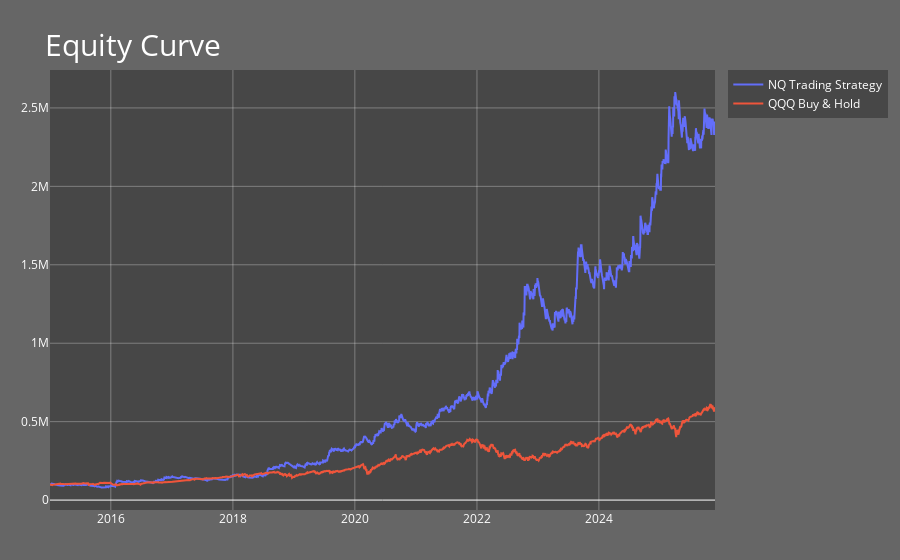
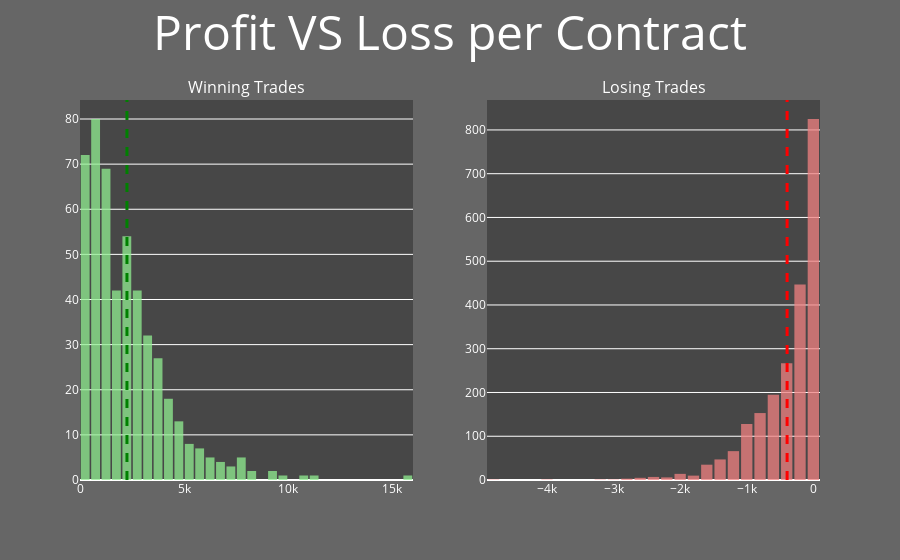
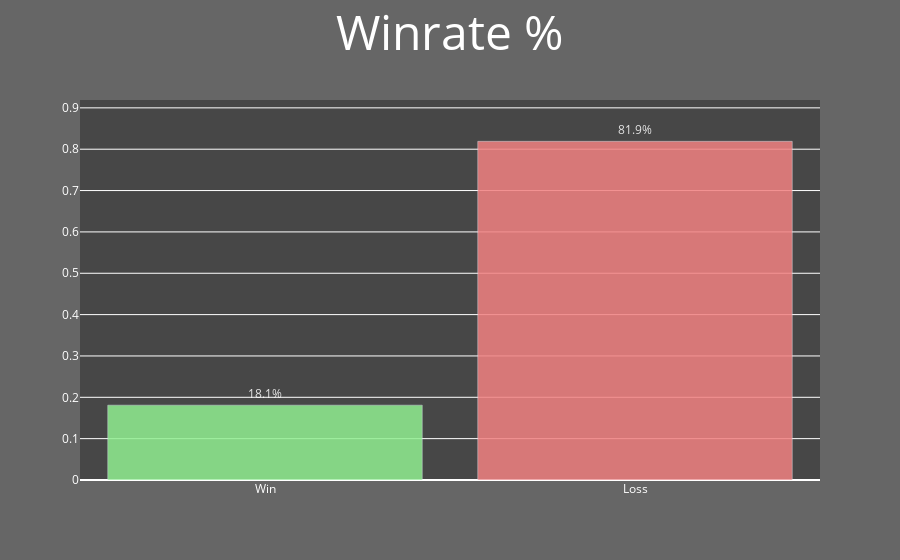
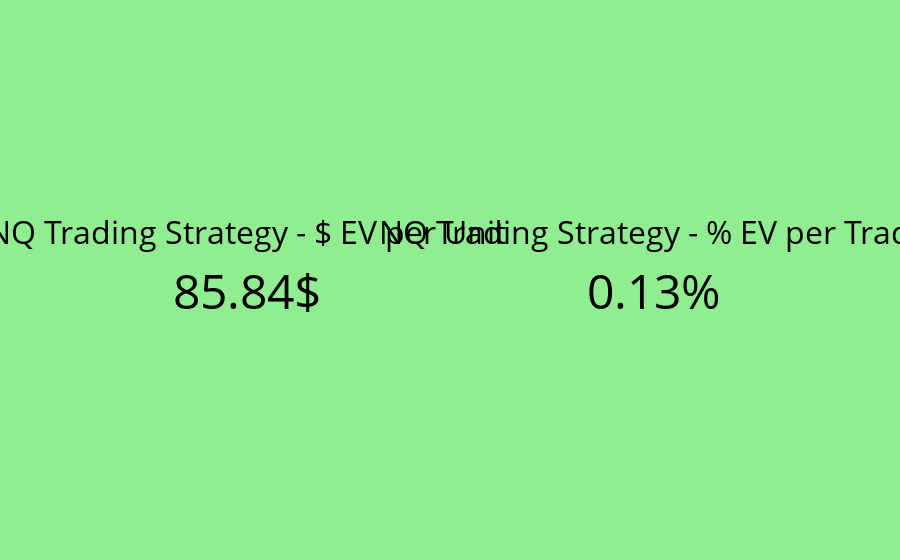

Here is the notebook cell these charts were saved with, in order:
### Markdown cell above
### NQ Results

### Code cell
# Stategy Comparison
strategy = 'NQ Trading Strategy'
Strategy_B = 'QQQ Buy & Hold'

# -----------------------------
# ----- 1. Equity Curve -------
# -----------------------------
fig_eq = go.Figure()
fig_eq.add_trace(go.Scatter(x=nq_bt.dates, y=nq_bt.account, mode='lines', name=f'{strategy}'))
fig_eq.add_trace(go.Scatter(x=df_qqq_buy_hold['Date'], y=df_qqq_buy_hold['Account'], mode='lines', name=f'{Strategy_B}'))

fig_eq.update_layout(
    title=dict(text="Equity Curve", yanchor="top", font=dict(size=30)),
    margin=dict(l=50, r=50, t=70, b=50),
    plot_bgcolor="rgba(64,64,64,0.8)",
    paper_bgcolor="rgba(64,64,64,0.8)",
    font=dict(color="white"),
    yaxis=dict(showgrid=True, gridcolor="rgba(255,255,255,0.3)", zerolinewidth=1),
    xaxis=dict(showgrid=True, gridcolor="rgba(255,255,255,0.3)")
)
fig_eq.show()

# -----------------------------
# ----- 2. Trade Histogram -----
# -----------------------------
df_nq_bt = nq_bt.trade_log()
winning_nq_bt = df_nq_bt.loc[df_nq_bt['PnL'] > 0]
losing_nq_bt = df_nq_bt.loc[df_nq_bt['PnL'] < 0]

fig_hist = make_subplots(rows=1, cols=2, subplot_titles=("Winning Trades", "Losing Trades"))

# Istogramma vincite
fig_hist.add_trace(go.Histogram(
    x=winning_nq_bt['PnL_per_Unit'],
    nbinsx=50,
    marker_color='lightgreen',
    opacity=0.75
), row=1, col=1)
fig_hist.add_vline(x=np.mean(winning_nq_bt['PnL_per_Unit']),
                   line=dict(color="green", width=3, dash="dash"), row=1, col=1)

# Istogramma perdite
fig_hist.add_trace(go.Histogram(
    x=losing_nq_bt['PnL_per_Unit'],
    nbinsx=30,
    marker_color='lightcoral',
    opacity=0.75
), row=1, col=2)
fig_hist.add_vline(x=np.mean(losing_nq_bt['PnL_per_Unit']),
                   line=dict(color="red", width=3, dash="dash"), row=1, col=2)

fig_hist.update_layout(
    title=dict(text="Profit VS Loss per Contract", font=dict(size=48)),
    title_x=0.5,
    showlegend=False,
    plot_bgcolor="rgba(64,64,64,0.8)",
    paper_bgcolor="rgba(64,64,64,0.8)",
    font=dict(color="white"),
    bargap=0.15
)
fig_hist.update_xaxes(tickformat=",~s", row=1, col=1)
fig_hist.update_xaxes(tickformat=",~s", row=1, col=2)
fig_hist.show()

# -----------------------------
# ----- 3. Winrate -------------
# -----------------------------
p_win = len(winning_nq_bt) / len(df_nq_bt)
p_loss = 1 - p_win

fig_winrate = go.Figure()
fig_winrate.add_trace(go.Bar(
    x=['Win', 'Loss'],
    y=[p_win, p_loss],
    marker_color=['lightgreen', 'lightcoral'],
    opacity=0.85,
    showlegend=False,
    text=[f'{p_win*100:.1f}%', f'{p_loss*100:.1f}%'],
    textposition='outside'
))
fig_winrate.update_layout(
    title=dict(text="Winrate %", font=dict(size=48)),
    title_x=0.5,
    plot_bgcolor="rgba(64,64,64,0.8)",
    paper_bgcolor="rgba(64,64,64,0.8)",
    font=dict(color="white"),
    bargap=0.15
)
fig_winrate.update_yaxes(range=[0, max(p_win, p_loss) + 0.1])
fig_winrate.show()

# -----------------------------
# ----- 4. Expected Value -----
# -----------------------------
EV_dollars_contract_nq = round(np.mean(df_nq_bt['PnL_per_Unit'].iloc[1:]), 2)
EV_perc_trade_nq = round(np.mean(df_nq_bt['Account'].pct_change())*100, 2)

fig_ev = make_subplots(rows=1, cols=2, column_widths=[0.5, 0.5], specs=[[{"type": "indicator"}, {"type": "indicator"}]])
fig_ev.add_trace(go.Indicator(
    mode="number",
    value=EV_dollars_contract_nq,
    number={'suffix': '$', 'valueformat': '.2f', 'font': {'size': 48}},
    title={'text': f"{strategy} - $ EV per Unit", 'font': {'size': 32}}
), row=1, col=1)
fig_ev.add_trace(go.Indicator(
    mode="number",
    value=EV_perc_trade_nq,
    number={'suffix': '%', 'valueformat': '.2f', 'font': {'size': 48}},
    title={'text': f"{strategy} - % EV per Trade", 'font': {'size': 32}}
), row=1, col=2)

fig_ev.update_layout(plot_bgcolor="lightgreen", paper_bgcolor="lightgreen", font=dict(color="black"))
fig_ev.show()

# -----------------------------
# ----- 5. Sharpe & CAGR -------
# -----------------------------
perc_change_nq = df_nq_bt['Account'].pct_change()
sigma = np.nanstd(perc_change_nq, ddof=1)
n_medio_trade_anno = len(df_nq_bt[1:]) / (df_nq_bt['Date'].dt.year.max() - df_nq_bt['Date'].dt.year.min() + 1)
adjusted_risk_free_rate = (1 + 0.04)**(1/n_medio_trade_anno) - 1

sharp_ratio_nq = ((np.nanmean(perc_change_nq) - adjusted_risk_free_rate)/sigma) * np.sqrt(n_medio_trade_anno)
annual_nq_rate = ((1 + np.nanmean(perc_change_nq))**n_medio_trade_anno - 1) * 100

fig_sharpe = make_subplots(rows=1, cols=2, column_widths=[0.5, 0.5], specs=[[{"type": "indicator"}, {"type": "indicator"}]])
fig_sharpe.add_trace(go.Indicator(
    mode="number",
    value=sharp_ratio_nq,
    number={'valueformat': '.2f', 'font': {'size': 48}},
    title={'text': f"{strategy} - Sharpe Ratio", 'font': {'size': 32}}
), row=1, col=1)
fig_sharpe.add_trace(go.Indicator(
    mode="number",
    value=annual_nq_rate,
    number={'suffix': '%', 'valueformat': '.2f', 'font': {'size': 48}},
    title={'text': f"{strategy} - % CAGR", 'font': {'size': 32}}
), row=1, col=2)

fig_sharpe.update_layout(plot_bgcolor="skyblue", paper_bgcolor="skyblue", font=dict(color="black"))
fig_sharpe.show()

# -----------------------------
# ----- 6. Rolling Average Units & Trade Count -----
# -----------------------------
df_nq_bt_unit_list = df_nq_bt.copy()
df_nq_bt_unit_list['Rolling_Avg'] = df_nq_bt_unit_list['Units'].iloc[1:].rolling(window=20).mean()
n_trades = len(df_nq_bt.iloc[1:])

fig_units = make_subplots(rows=1, cols=2, column_widths=[0.7, 0.3], specs=[[{"type": "xy"}, {"type": "domain"}]], subplot_titles=("Average Traded Units (20)", ""))

# Rolling average line
fig_units.add_trace(go.Scatter(
    x=df_nq_bt_unit_list['Date'].iloc[20:], 
    y=df_nq_bt_unit_list['Rolling_Avg'].iloc[20:], 
    mode='lines', 
    name=f'{strategy}'
), row=1, col=1)

# Number of trades indicator
fig_units.add_trace(go.Indicator(
    mode="number",
    value=n_trades,
    number={'valueformat': '.0f', 'font': {'size': 48}},
    title={'text': "Number of Trades", 'font': {'size': 32}}
), row=1, col=2)

fig_units.update_layout(plot_bgcolor="rgba(64,64,64,0.8)", paper_bgcolor="rgba(64,64,64,0.8)", font=dict(color="white"))
fig_units.show()

# -----------------------------
# ----- 7. Drawdown Statistics -----
# -----------------------------
equity_curve_nq_bt = df_nq_bt['Account']
stats_A = drawdowns_stats(equity_curve_nq_bt)

equity_curve_qqq_buy_hold = df_qqq_buy_hold['Account']
stats_B = drawdowns_stats(equity_curve_qqq_buy_hold)

fig_dd = go.Figure()

# Strategia A
fig_dd.add_trace(go.Indicator(mode="number", value=stats_A['Max Drawdown']*100, number={'suffix':'%', 'valueformat':'.2f','font':{'size':48}}, title={'text':f"{strategy} - Max DD", 'font':{'size':32}}, domain={'row':0,'column':0}))
fig_dd.add_trace(go.Indicator(mode="number", value=stats_A['Average Drawdown']*100, number={'suffix':'%', 'valueformat':'.2f','font':{'size':48}}, title={'text':"Average DD",'font':{'size':32}}, domain={'row':0,'column':1}))
fig_dd.add_trace(go.Indicator(mode="number", value=stats_A['Average DD Duration'], number={'valueformat':'.1f','font':{'size':48}}, title={'text':"DD Duration (Trades)",'font':{'size':32}}, domain={'row':0,'column':2}))

# Strategia B
fig_dd.add_trace(go.Indicator(mode="number", value=stats_B['Max Drawdown']*100, number={'suffix':'%', 'valueformat':'.2f','font':{'size':48}}, title={'text':f"{Strategy_B} - Max DD", 'font':{'size':32}}, domain={'row':1,'column':0}))
fig_dd.add_trace(go.Indicator(mode="number", value=stats_B['Average Drawdown']*100, number={'suffix':'%', 'valueformat':'.2f','font':{'size':48}}, title={'text':"Average DD",'font':{'size':32}}, domain={'row':1,'column':1}))
fig_dd.add_trace(go.Indicator(mode="number", value=stats_B['Average DD Duration'], number={'valueformat':'.1f','font':{'size':48}}, title={'text':"DD Duration (Trades)",'font':{'size':32}}, domain={'row':1,'column':2}))

fig_dd.update_layout(
    grid={'rows':2,'columns':3},
    title=dict(text="Drawdown Statistics", font=dict(size=48)),
    height=500,
    title_x=0.5,
    plot_bgcolor="rgba(64,64,64,0.8)",
    paper_bgcolor="rgba(64,64,64,0.8)",
    font=dict(color="white")
)

fig_dd.add_shape(
    type="line",
    x0=0, x1=1,       
    y0=0.55, y1=0.55,  
    xref="paper",
    yref="paper",
    line=dict(
        color="white",
        width=2))

fig_dd.show()

### Figure 1 — Plotly figure (JSON) as saved in the notebook; plotly's stock layout.template omitted (floating-point values rounded to 4 significant figures; data arrays with more than 128 entries replaced by an {"elided": "..."} marker saying what was removed)
{"data": [{"mode": "lines", "name": "NQ Trading Strategy", "type": "scatter", "x": {"elided": "2702 str values"}, "y": {"elided": "2702 float values"}}, {"mode": "lines", "name": "QQQ Buy & Hold", "type": "scatter", "x": {"elided": "2722 str values"}, "y": {"elided": "2722 float values"}}], "layout": {"font": {"color": "white"}, "margin": {"b": 50, "l": 50, "r": 50, "t": 70}, "paper_bgcolor": "rgba(64,64,64,0.8)", "plot_bgcolor": "rgba(64,64,64,0.8)", "title": {"font": {"size": 30}, "text": "Equity Curve", "yanchor": "top"}, "xaxis": {"gridcolor": "rgba(255,255,255,0.3)", "showgrid": true}, "yaxis": {"gridcolor": "rgba(255,255,255,0.3)", "showgrid": true, "zerolinewidth": 1}}}

### Figure 2 — Plotly figure (JSON) as saved in the notebook; plotly's stock layout.template omitted (floating-point values rounded to 4 significant figures; data arrays with more than 128 entries replaced by an {"elided": "..."} marker saying what was removed)
{"data": [{"marker": {"color": "lightgreen"}, "nbinsx": 50, "opacity": 0.75, "type": "histogram", "x": {"elided": "489 float values"}, "xaxis": "x", "yaxis": "y"}, {"marker": {"color": "lightcoral"}, "nbinsx": 30, "opacity": 0.75, "type": "histogram", "x": {"elided": "2212 float values"}, "xaxis": "x2", "yaxis": "y2"}], "layout": {"annotations": [{"font": {"size": 16}, "showarrow": false, "text": "Winning Trades", "x": 0.225, "xanchor": "center", "xref": "paper", "y": 1, "yanchor": "bottom", "yref": "paper"}, {"font": {"size": 16}, "showarrow": false, "text": "Losing Trades", "x": 0.775, "xanchor": "center", "xref": "paper", "y": 1, "yanchor": "bottom", "yref": "paper"}], "bargap": 0.15, "font": {"color": "white"}, "paper_bgcolor": "rgba(64,64,64,0.8)", "plot_bgcolor": "rgba(64,64,64,0.8)", "shapes": [{"line": {"color": "green", "dash": "dash", "width": 3}, "type": "line", "x0": 2257.0, "x1": 2257.0, "xref": "x", "y0": 0, "y1": 1, "yref": "y domain"}, {"line": {"color": "red", "dash": "dash", "width": 3}, "type": "line", "x0": -394.0, "x1": -394.0, "xref": "x2", "y0": 0, "y1": 1, "yref": "y2 domain"}], "showlegend": false, "title": {"font": {"size": 48}, "text": "Profit VS Loss per Contract", "x": 0.5}, "xaxis": {"anchor": "y", "domain": [0, 0.45], "tickformat": ",~s"}, "xaxis2": {"anchor": "y2", "domain": [0.55, 1], "tickformat": ",~s"}, "yaxis": {"anchor": "x", "domain": [0, 1]}, "yaxis2": {"anchor": "x2", "domain": [0, 1]}}}

### Figure 3 — Plotly figure (JSON) as saved in the notebook; plotly's stock layout.template omitted (floating-point values rounded to 4 significant figures)
{"data": [{"marker": {"color": ["lightgreen", "lightcoral"]}, "opacity": 0.85, "showlegend": false, "text": ["18.1%", "81.9%"], "textposition": "outside", "type": "bar", "x": ["Win", "Loss"], "y": [0.181, 0.819]}], "layout": {"bargap": 0.15, "font": {"color": "white"}, "paper_bgcolor": "rgba(64,64,64,0.8)", "plot_bgcolor": "rgba(64,64,64,0.8)", "title": {"font": {"size": 48}, "text": "Winrate %", "x": 0.5}, "yaxis": {"range": [0, 0.919]}}}

### Figure 4 — Plotly figure (JSON) as saved in the notebook; plotly's stock layout.template omitted (floating-point values rounded to 4 significant figures)
{"data": [{"domain": {"x": [0, 0.45], "y": [0, 1]}, "mode": "number", "number": {"font": {"size": 48}, "suffix": "$", "valueformat": ".2f"}, "title": {"font": {"size": 32}, "text": "NQ Trading Strategy - $ EV per Unit"}, "type": "indicator", "value": 85.84}, {"domain": {"x": [0.55, 1], "y": [0, 1]}, "mode": "number", "number": {"font": {"size": 48}, "suffix": "%", "valueformat": ".2f"}, "title": {"font": {"size": 32}, "text": "NQ Trading Strategy - % EV per Trade"}, "type": "indicator", "value": 0.13}], "layout": {"font": {"color": "black"}, "paper_bgcolor": "lightgreen", "plot_bgcolor": "lightgreen"}}
